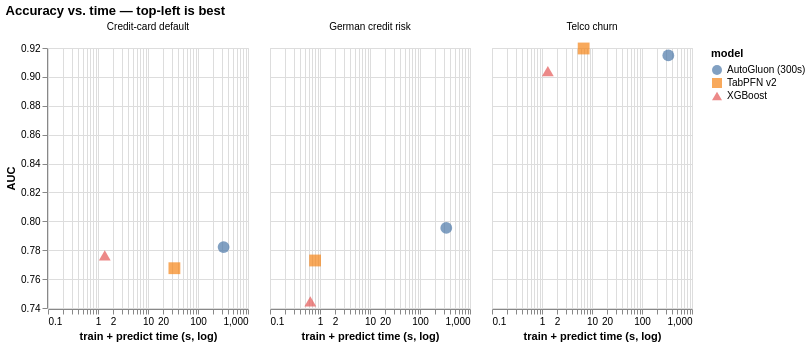

The cell this chart's notebook holds for it:
### Code cell
import altair as alt
alt.Chart(exp1).mark_point(size=140, filled=True).encode(
    x=alt.X("time_s:Q", scale=alt.Scale(type="log"), title="train + predict time (s, log)"),
    y=alt.Y("AUC:Q", scale=alt.Scale(zero=False)),
    color="model:N", shape="model:N",
    column=alt.Column("dataset:N", title=None),
    tooltip=["dataset","model",alt.Tooltip("AUC",format=".4f"),alt.Tooltip("time_s",format=".1f")],
).properties(width=200, height=260, title="Accuracy vs. time — top-left is best")

### Figure 1 — Vega-Lite specification as saved in the notebook (floating-point values rounded to 4 significant figures)
{"config": {"view": {"continuousWidth": 300, "continuousHeight": 300}}, "data": {"name": "data-6784f03c7caa9f4e3092d187df86a0b5"}, "mark": {"type": "point", "filled": true, "size": 140}, "encoding": {"color": {"field": "model", "type": "nominal"}, "column": {"field": "dataset", "title": null, "type": "nominal"}, "shape": {"field": "model", "type": "nominal"}, "tooltip": [{"field": "dataset", "type": "nominal"}, {"field": "model", "type": "nominal"}, {"field": "AUC", "format": ".4f", "type": "quantitative"}, {"field": "time_s", "format": ".1f", "type": "quantitative"}], "x": {"field": "time_s", "scale": {"type": "log"}, "title": "train + predict time (s, log)", "type": "quantitative"}, "y": {"field": "AUC", "scale": {"zero": false}, "type": "quantitative"}}, "height": 260, "title": "Accuracy vs. time — top-left is best", "width": 200, "$schema": "https://vega.github.io/schema/vega-lite/v5.20.1.json", "datasets": {"data-6784f03c7caa9f4e3092d187df86a0b5": [{"dataset": "Telco churn", "model": "XGBoost", "AUC": 0.904, "time_s": 1.309}, {"dataset": "Telco churn", "model": "TabPFN v2", "AUC": 0.9197, "time_s": 6.808}, {"dataset": "Telco churn", "model": "AutoGluon (300s)", "AUC": 0.9149, "time_s": 336.5}, {"dataset": "Credit-card default", "model": "XGBoost", "AUC": 0.7764, "time_s": 1.366}, {"dataset": "Credit-card default", "model": "TabPFN v2", "AUC": 0.7675, "time_s": 33.73}, {"dataset": "Credit-card default", "model": "AutoGluon (300s)", "AUC": 0.7822, "time_s": 324.9}, {"dataset": "German credit risk", "model": "XGBoost", "AUC": 0.7446, "time_s": 0.6403}, {"dataset": "German credit risk", "model": "TabPFN v2", "AUC": 0.7729, "time_s": 0.7979}, {"dataset": "German credit risk", "model": "AutoGluon (300s)", "AUC": 0.7955, "time_s": 335.7}]}}
